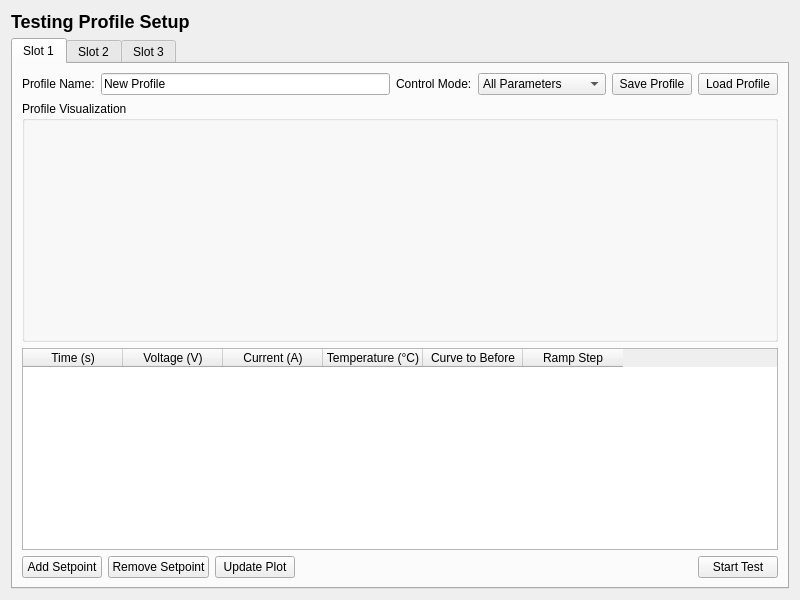
<?xml version="1.0" encoding="UTF-8"?>
<ui version="4.0">
 <class>ProfileSetupWidget</class>
 <widget class="QWidget" name="ProfileSetupWidget">
  <property name="geometry">
   <rect>
    <x>0</x>
    <y>0</y>
    <width>800</width>
    <height>600</height>
   </rect>
  </property>
  <property name="windowTitle">
   <string>Profile Setup</string>
  </property>
  <layout class="QVBoxLayout" name="verticalLayout">
   <item>
    <widget class="QLabel" name="titleLabel">
     <property name="text">
      <string>&lt;h2&gt;Testing Profile Setup&lt;/h2&gt;</string>
     </property>
     <property name="textFormat">
      <enum>Qt::RichText</enum>
     </property>
    </widget>
   </item>
   <item>
    <widget class="QTabWidget" name="slotTabWidget">
     <property name="currentIndex">
      <number>0</number>
     </property>
     <widget class="QWidget" name="slot1Tab">
      <attribute name="title">
       <string>Slot 1</string>
      </attribute>
      <layout class="QVBoxLayout" name="slot1Layout">
       <item>
        <layout class="QHBoxLayout" name="profileControlsLayout1">
         <item>
          <widget class="QLabel" name="profileNameLabel1">
           <property name="text">
            <string>Profile Name:</string>
           </property>
          </widget>
         </item>
         <item>
          <widget class="QLineEdit" name="profileNameEdit1">
           <property name="text">
            <string>New Profile</string>
           </property>
          </widget>
         </item>
         <item>
          <widget class="QLabel" name="controlModeLabel1">
           <property name="text">
            <string>Control Mode:</string>
           </property>
          </widget>
         </item>
         <item>
          <widget class="QComboBox" name="controlModeComboBox1">
           <item>
            <property name="text">
             <string>All Parameters</string>
            </property>
           </item>
           <item>
            <property name="text">
             <string>Voltage Only</string>
            </property>
           </item>
           <item>
            <property name="text">
             <string>Current Only</string>
            </property>
           </item>
           <item>
            <property name="text">
             <string>Temperature Only</string>
            </property>
           </item>
          </widget>
         </item>
         <item>
          <widget class="QPushButton" name="saveProfileButton1">
           <property name="text">
            <string>Save Profile</string>
           </property>
          </widget>
         </item>
         <item>
          <widget class="QPushButton" name="loadProfileButton1">
           <property name="text">
            <string>Load Profile</string>
           </property>
          </widget>
         </item>
        </layout>
       </item>
       <item>
        <widget class="QGroupBox" name="plotGroupBox1">
         <property name="title">
          <string>Profile Visualization</string>
         </property>
         <layout class="QVBoxLayout" name="plotLayout1">
          <item>
           <widget class="QWidget" name="plotWidget1">
            <property name="minimumSize">
             <size>
              <width>400</width>
              <height>200</height>
             </size>
            </property>
           </widget>
          </item>
         </layout>
        </widget>
       </item>
       <item>
        <widget class="QTableWidget" name="setpointsTable1">
         <property name="columnCount">
          <number>6</number>
         </property>
         <column>
          <property name="text">
           <string>Time (s)</string>
          </property>
         </column>
         <column>
          <property name="text">
           <string>Voltage (V)</string>
          </property>
         </column>
         <column>
          <property name="text">
           <string>Current (A)</string>
          </property>
         </column>
         <column>
          <property name="text">
           <string>Temperature (°C)</string>
          </property>
         </column>
         <column>
          <property name="text">
           <string>Curve to Before</string>
          </property>
         </column>
         <column>
          <property name="text">
           <string>Ramp Step</string>
          </property>
         </column>
        </widget>
       </item>
       <item>
        <layout class="QHBoxLayout" name="setpointButtonsLayout1">
         <item>
          <widget class="QPushButton" name="addSetpointButton1">
           <property name="text">
            <string>Add Setpoint</string>
           </property>
          </widget>
         </item>
         <item>
          <widget class="QPushButton" name="removeSetpointButton1">
           <property name="text">
            <string>Remove Setpoint</string>
           </property>
          </widget>
         </item>
         <item>
          <widget class="QPushButton" name="updatePlotButton1">
           <property name="text">
            <string>Update Plot</string>
           </property>
          </widget>
         </item>
         <item>
          <spacer name="horizontalSpacer1">
           <property name="orientation">
            <enum>Qt::Horizontal</enum>
           </property>
           <property name="sizeHint" stdset="0">
            <size>
             <width>40</width>
             <height>20</height>
            </size>
           </property>
          </spacer>
         </item>
         <item>
          <widget class="QPushButton" name="startTestButton1">
           <property name="text">
            <string>Start Test</string>
           </property>
          </widget>
         </item>
        </layout>
       </item>
      </layout>
     </widget>
     <widget class="QWidget" name="slot2Tab">
      <attribute name="title">
       <string>Slot 2</string>
      </attribute>
      <layout class="QVBoxLayout" name="slot2Layout">
       <item>
        <layout class="QHBoxLayout" name="profileControlsLayout2">
         <item>
          <widget class="QLabel" name="profileNameLabel2">
           <property name="text">
            <string>Profile Name:</string>
           </property>
          </widget>
         </item>
         <item>
          <widget class="QLineEdit" name="profileNameEdit2">
           <property name="text">
            <string>New Profile</string>
           </property>
          </widget>
         </item>
         <item>
          <widget class="QLabel" name="controlModeLabel2">
           <property name="text">
            <string>Control Mode:</string>
           </property>
          </widget>
         </item>
         <item>
          <widget class="QComboBox" name="controlModeComboBox2">
           <item>
            <property name="text">
             <string>All Parameters</string>
            </property>
           </item>
           <item>
            <property name="text">
             <string>Voltage Only</string>
            </property>
           </item>
           <item>
            <property name="text">
             <string>Current Only</string>
            </property>
           </item>
           <item>
            <property name="text">
             <string>Temperature Only</string>
            </property>
           </item>
          </widget>
         </item>
         <item>
          <widget class="QPushButton" name="saveProfileButton2">
           <property name="text">
            <string>Save Profile</string>
           </property>
          </widget>
         </item>
         <item>
          <widget class="QPushButton" name="loadProfileButton2">
           <property name="text">
            <string>Load Profile</string>
           </property>
          </widget>
         </item>
        </layout>
       </item>
       <item>
        <widget class="QGroupBox" name="plotGroupBox2">
         <property name="title">
          <string>Profile Visualization</string>
         </property>
         <layout class="QVBoxLayout" name="plotLayout2">
          <item>
           <widget class="QWidget" name="plotWidget2">
            <property name="minimumSize">
             <size>
              <width>400</width>
              <height>200</height>
             </size>
            </property>
           </widget>
          </item>
         </layout>
        </widget>
       </item>
       <item>
        <widget class="QTableWidget" name="setpointsTable2">
         <property name="columnCount">
          <number>6</number>
         </property>
         <column>
          <property name="text">
           <string>Time (s)</string>
          </property>
         </column>
         <column>
          <property name="text">
           <string>Voltage (V)</string>
          </property>
         </column>
         <column>
          <property name="text">
           <string>Current (A)</string>
          </property>
         </column>
         <column>
          <property name="text">
           <string>Temperature (°C)</string>
          </property>
         </column>
         <column>
          <property name="text">
           <string>Curve to Before</string>
          </property>
         </column>
         <column>
          <property name="text">
           <string>Ramp Step</string>
          </property>
         </column>
        </widget>
       </item>
       <item>
        <layout class="QHBoxLayout" name="setpointButtonsLayout2">
         <item>
          <widget class="QPushButton" name="addSetpointButton2">
           <property name="text">
            <string>Add Setpoint</string>
           </property>
          </widget>
         </item>
         <item>
          <widget class="QPushButton" name="removeSetpointButton2">
           <property name="text">
            <string>Remove Setpoint</string>
           </property>
          </widget>
         </item>
         <item>
          <widget class="QPushButton" name="updatePlotButton2">
           <property name="text">
            <string>Update Plot</string>
           </property>
          </widget>
         </item>
         <item>
          <spacer name="horizontalSpacer2">
           <property name="orientation">
            <enum>Qt::Horizontal</enum>
           </property>
           <property name="sizeHint" stdset="0">
            <size>
             <width>40</width>
             <height>20</height>
            </size>
           </property>
          </spacer>
         </item>
         <item>
          <widget class="QPushButton" name="startTestButton2">
           <property name="text">
            <string>Start Test</string>
           </property>
          </widget>
         </item>
        </layout>
       </item>
      </layout>
     </widget>
     <widget class="QWidget" name="slot3Tab">
      <attribute name="title">
       <string>Slot 3</string>
      </attribute>
      <layout class="QVBoxLayout" name="slot3Layout">
       <item>
        <layout class="QHBoxLayout" name="profileControlsLayout3">
         <item>
          <widget class="QLabel" name="profileNameLabel3">
           <property name="text">
            <string>Profile Name:</string>
           </property>
          </widget>
         </item>
         <item>
          <widget class="QLineEdit" name="profileNameEdit3">
           <property name="text">
            <string>New Profile</string>
           </property>
          </widget>
         </item>
         <item>
          <widget class="QLabel" name="controlModeLabel3">
           <property name="text">
            <string>Control Mode:</string>
           </property>
          </widget>
         </item>
         <item>
          <widget class="QComboBox" name="controlModeComboBox3">
           <item>
            <property name="text">
             <string>All Parameters</string>
            </property>
           </item>
           <item>
            <property name="text">
             <string>Voltage Only</string>
            </property>
           </item>
           <item>
            <property name="text">
             <string>Current Only</string>
            </property>
           </item>
           <item>
            <property name="text">
             <string>Temperature Only</string>
            </property>
           </item>
          </widget>
         </item>
         <item>
          <widget class="QPushButton" name="saveProfileButton3">
           <property name="text">
            <string>Save Profile</string>
           </property>
          </widget>
         </item>
         <item>
          <widget class="QPushButton" name="loadProfileButton3">
           <property name="text">
            <string>Load Profile</string>
           </property>
          </widget>
         </item>
        </layout>
       </item>
       <item>
        <widget class="QGroupBox" name="plotGroupBox3">
         <property name="title">
          <string>Profile Visualization</string>
         </property>
         <layout class="QVBoxLayout" name="plotLayout3">
          <item>
           <widget class="QWidget" name="plotWidget3">
            <property name="minimumSize">
             <size>
              <width>400</width>
              <height>200</height>
             </size>
            </property>
           </widget>
          </item>
         </layout>
        </widget>
       </item>
       <item>
        <widget class="QTableWidget" name="setpointsTable3">
         <property name="columnCount">
          <number>6</number>
         </property>
         <column>
          <property name="text">
           <string>Time (s)</string>
          </property>
         </column>
         <column>
          <property name="text">
           <string>Voltage (V)</string>
          </property>
         </column>
         <column>
          <property name="text">
           <string>Current (A)</string>
          </property>
         </column>
         <column>
          <property name="text">
           <string>Temperature (°C)</string>
          </property>
         </column>
         <column>
          <property name="text">
           <string>Curve to Before</string>
          </property>
         </column>
         <column>
          <property name="text">
           <string>Ramp Step</string>
          </property>
         </column>
        </widget>
       </item>
       <item>
        <layout class="QHBoxLayout" name="setpointButtonsLayout3">
         <item>
          <widget class="QPushButton" name="addSetpointButton3">
           <property name="text">
            <string>Add Setpoint</string>
           </property>
          </widget>
         </item>
         <item>
          <widget class="QPushButton" name="removeSetpointButton3">
           <property name="text">
            <string>Remove Setpoint</string>
           </property>
          </widget>
         </item>
         <item>
          <widget class="QPushButton" name="updatePlotButton3">
           <property name="text">
            <string>Update Plot</string>
           </property>
          </widget>
         </item>
         <item>
          <spacer name="horizontalSpacer3">
           <property name="orientation">
            <enum>Qt::Horizontal</enum>
           </property>
           <property name="sizeHint" stdset="0">
            <size>
             <width>40</width>
             <height>20</height>
            </size>
           </property>
          </spacer>
         </item>
         <item>
          <widget class="QPushButton" name="startTestButton3">
           <property name="text">
            <string>Start Test</string>
           </property>
          </widget>
         </item>
        </layout>
       </item>
      </layout>
     </widget>
    </widget>
   </item>
  </layout>
 </widget>
</ui>
